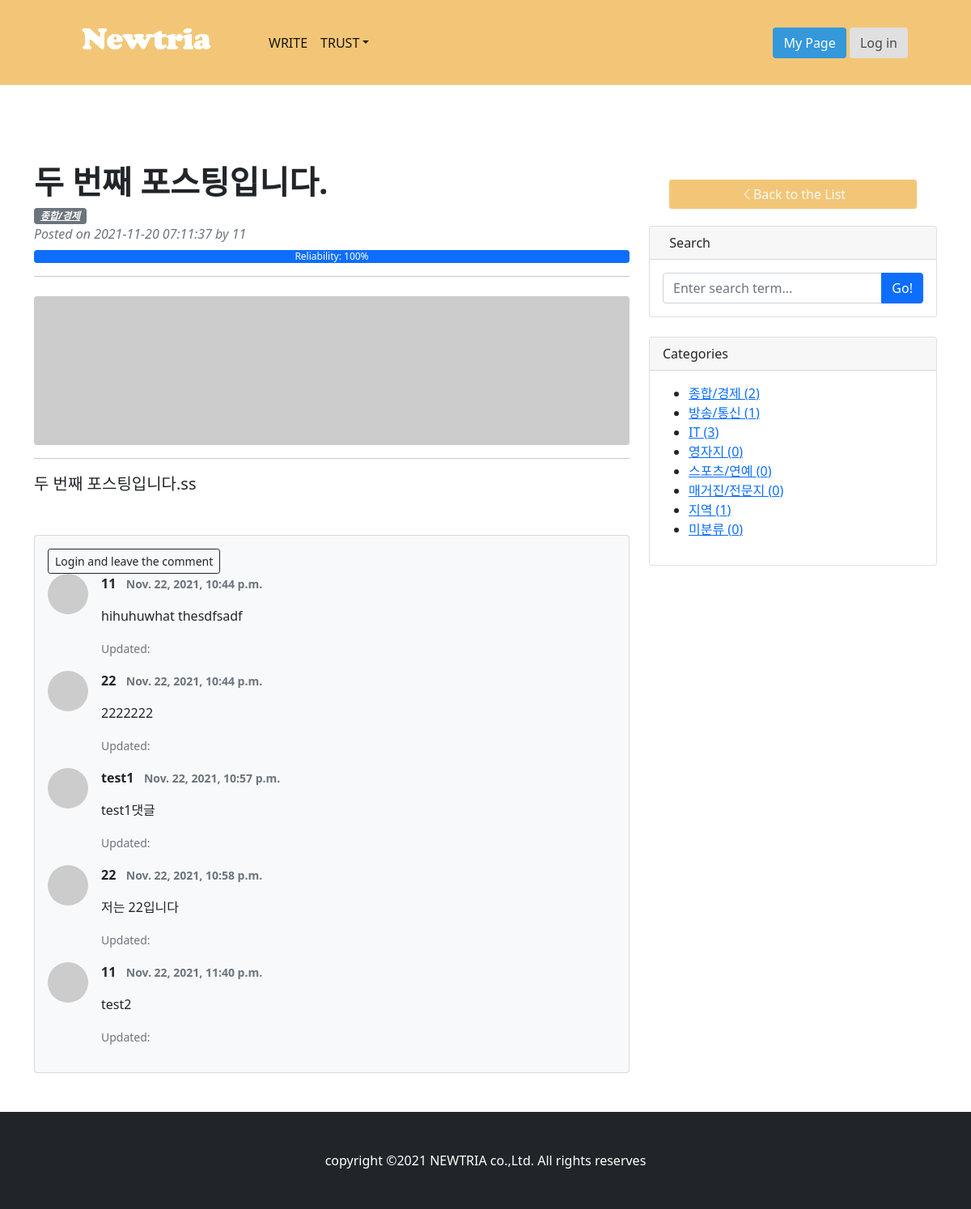
/posting/2/, run on an earlier commit of the app's database.
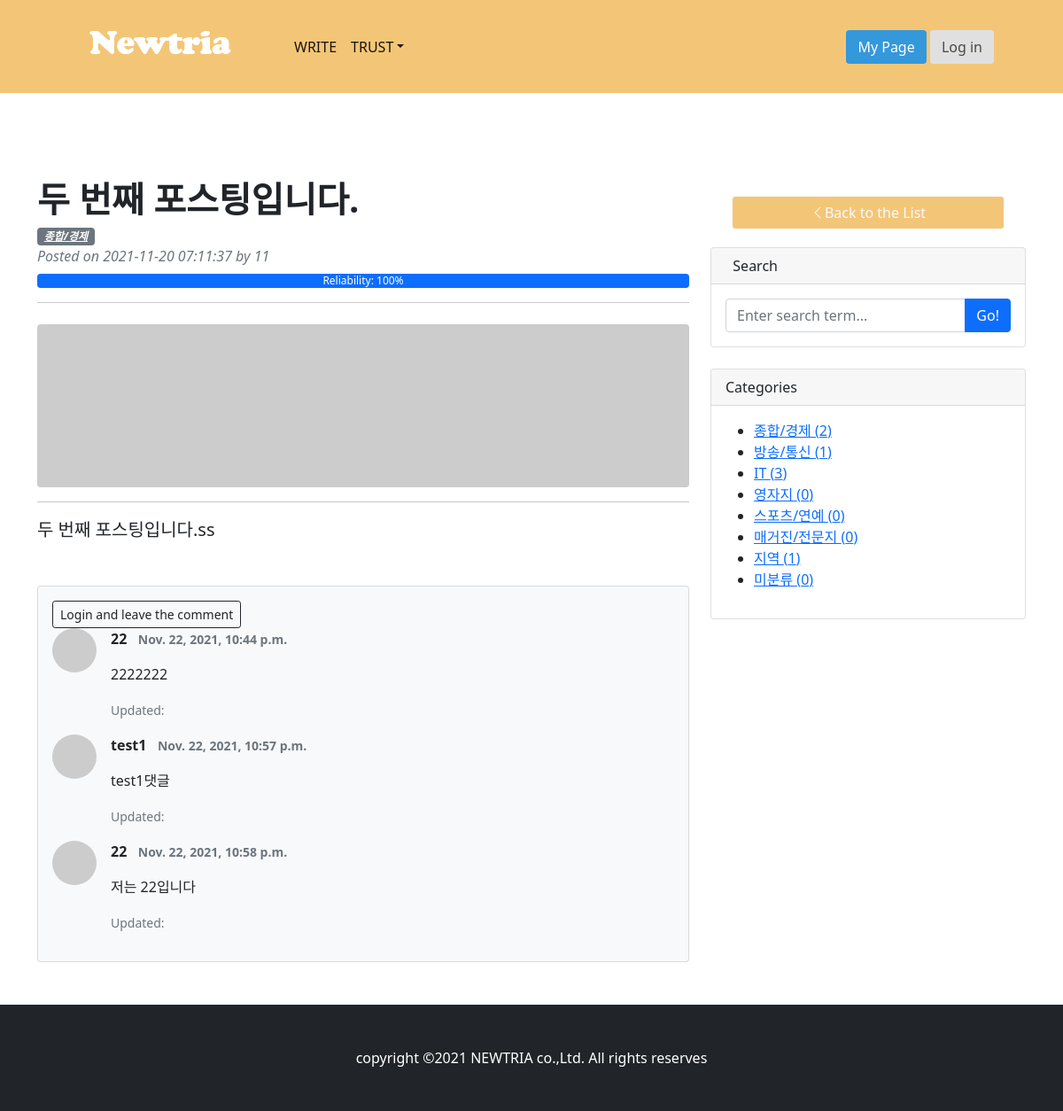
And on a later commit of the database.
### posting/models.py (models this page shows, shortened)
class Comment(models.Model):
    post=models.ForeignKey(Post,on_delete=models.CASCADE)
    author=models.ForeignKey(User, on_delete=models.CASCADE)
    content=models.TextField()
    created_at=models.DateTimeField(auto_now_add=True)
    updated_at=models.DateTimeField(auto_now=True)

class Category(models.Model):
    name = models.CharField(max_length=50, unique=True)
    slug = models.SlugField(max_length=200, unique=True, blank=True, allow_unicode=True)
    def __str__(self):
        return self.name
    def get_absolute_url(self):
        return f'/posting/category/{self.slug}'
    class Meta:
        verbose_name_plural = 'Categories'

### posting/views.py (the view)
# urls.py: path('<int:pk>/', views.PostDetail.as_view(), name="detail"),
class PostDetail(DetailView):
    model = Post
    def get_context_data(self, *, object_list=None, **kwargs):
        context = super(PostDetail, self).get_context_data()
        context['categories'] = Category.objects.all()
        context['no_category_post_count'] = Post.objects.filter(category=None).count()
        context['comment_form']=CommentForm
        return context

### posting/templates/posting/post_detail.html (shortened to what this page needs)
{% extends 'posting/base.html' %}
{% block main_area %}
        <div class="container mt-5">
            <div class="row">
                <div class="col-lg-8">
                    <article>
                        <header class="mb-4">
                            <h1 class="fw-bolder mb-1">{{ post.title }}</h1>
                            <div class="text-muted fst-italic mb-2">
                            {% if post.category %}
                                <a class="badge bg-secondary float-right" href="{{ post.category.get_absolute_url }}">{{post.category}}</a>
                            {% else %}
                                <a class="badge bg-secondary float-right" href="{{ post.category.get_absolute_url }}">미분류</a>
                            {% endif %}
                            <div class="text-muted fst-italic mb-2">Posted on {{ post.created_at | date:"20y-m-d h:m:s" }} by {{ post.author | upper }}
                            </div>
                            </div>
                            <div class="progress">
                                <div class="progress-bar" style="width: {{post.reliability}}%">Reliability: {{post.reliability}}%</div>
                            </div>
                            <hr>
                        </header>
                        {% if post.head_image %}
                            <img class="img-fluid rounded" src="{{ post.head_image.url }}" alt="{{post.title}}의 head image" />
                        {% else %}
                          <img class="img-fluid rounded" src="https://picsum.photos/seed/{{post.id}}/800/200" alt ="random image"/>
                        {% endif %}
                        <div class="mb-5">
                            <hr>
                            <p class="fs-5 mb-4">{{ post.content }}</p>
                        </div>
                    </article>
                    <section class="mb-5">
                        <div class="card bg-light">
                            <div class="card-body">
                                {% if user.is_authenticated %}
                                <form id="comment-form" method="post" action="{{post.get_absolute_url}}new_comment/" class="mb-4">
                                    {% csrf_token %}
                                    <div class="form-group">
                                        {{comment_form}}
                                    </div>
                                    <button type="submit" class="btn btn-primary">Submit</button>
                                </form>
                                {%else%}
                                <a role="button" class="btn btn-outline-dark btn-block btn-sm" href="#" data-toggle="modal" dara-target="#loginModal">Login and  leave the comment</a>
                                {%endif%}
                                {% if post.comment_set.exists %}
                                    {% for comment in post.comment_set.iterator %}
                                <div class="d-flex">
                                    <div class="flex-shrink-0" id="comment-{{comment.pk}}"><img class="rounded-circle" src="https://dummyimage.com/50x50/ced4da/6c757d.jpg" alt="..." /></div>
                                    <div class="ms-3">
                                        <div class="fw-bold">{{comment.author.username}} &nbsp;&nbsp;<small class="text-muted">{{ comment.created_at }}</small></div>
                                    <p>{{comment.content | linebreaks }}</p>
                                        {% if comment.created_at != comment.modified_at %}
                                        <p class="text-muted float-right"><small>Updated:{{comment.modified_at}}</small></p>
                                        {% endif %}
                                    </div>
                                </div>
                                {% endfor %}
                                {% endif%}
                            </div>
                    </section>
                </div>
                    {% include 'posting/sidebar.html' %}
                </div>
            </div>
{% endblock %}

### posting/templates/posting/sidebar.html (shortened to what this page needs)
                <div class="col-lg-4">
                    <div class="container px-4 px-lg-5">
                        <div class="row gx-4 gx-lg-5 row-cols-1 row-cols-md-2 row-cols-xl-2 justify-content-center">
                            <a class="btn btn-outline-light" href="/posting/" style="background-color: #f3c677; width: 500px;  margin: 20px;">
                        <i class="bi bi-chevron-left"></i>Back to the List
                            </a>
                        </div>
                    </div>
                    <div class="card mb-4">
                  <div class="card-header">&nbsp;&nbsp;Search</div>
                  <div class="card-body">
                      <div class="input-group">
                          <input class="form-control" type="text" placeholder="Enter search term..." aria-label="Enter search term..." aria-describedby="button-search" />
                          <button class="btn btn-primary" id="button-search" type="button">Go!</button>
                      </div>
                  </div>
                </div>
              <div class="card mb-4" id="categories-card">
                  <div class="card-header">Categories</div>
                  <div class="card-body">
                      <div class="row">
                          <div>
                              <ul>
                                  {% for c in categories %}
                                    <li><a href="{{ c.get_absolute_url }}">{{c}} ({{c.post_set.count}})</a></li>
                                  {% endfor %}
                                  <li><a href="http://127.0.0.1:8000/blog/category/no_category">미분류 ({{no_category_post_count}})</a></li>
                              </ul>
                          </div>
                      </div>
                  </div>
              </div>
            </div>

What changed in the data, as far as the page shows it:
removed Comment: author.username "11", created_at "Nov. 22, 2021, 10:44 p.m.", content "hihuhuwhat thesdfsadf"
removed Comment: author.username "11", created_at "Nov. 22, 2021, 11:40 p.m.", content "test2"
